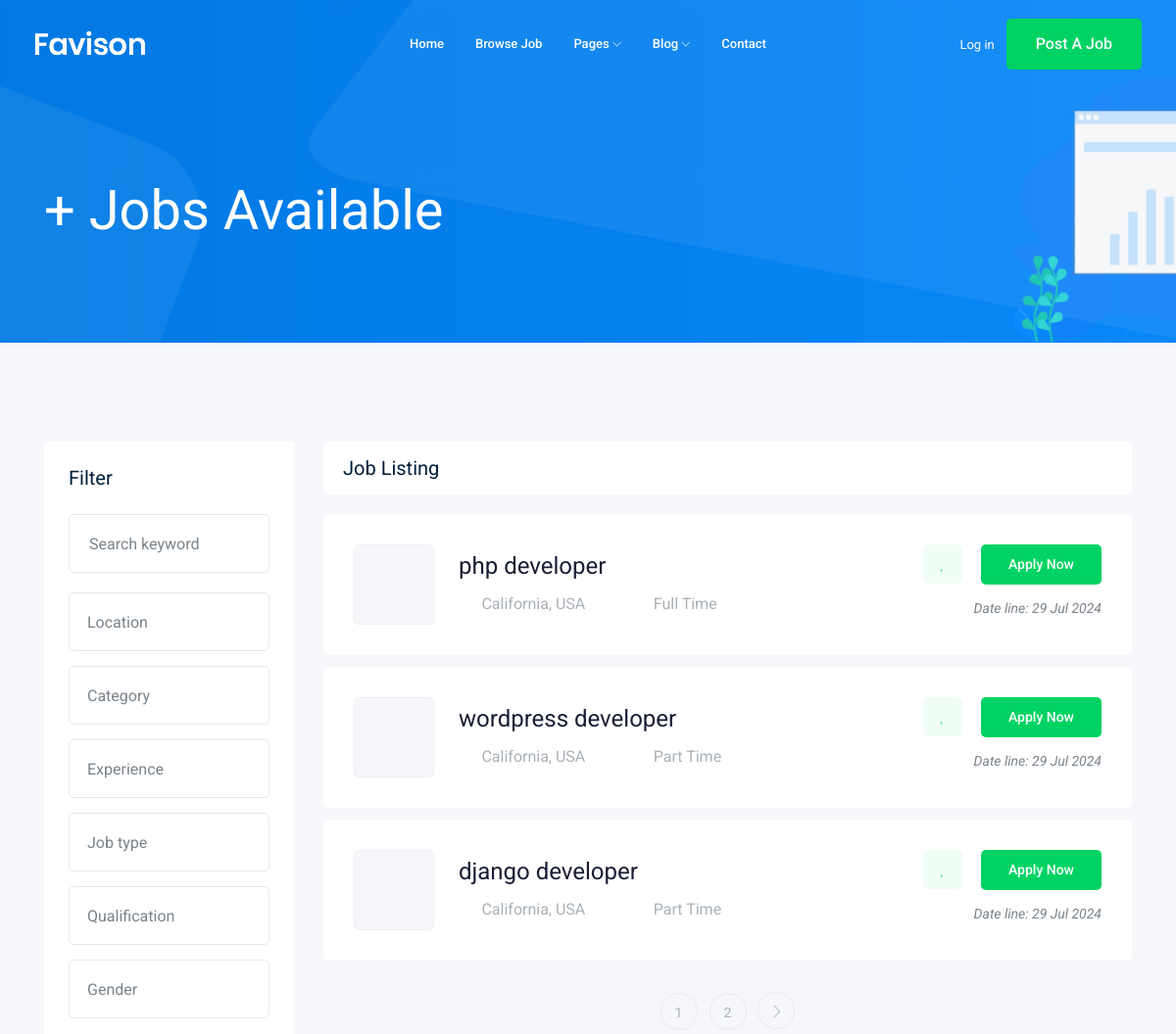
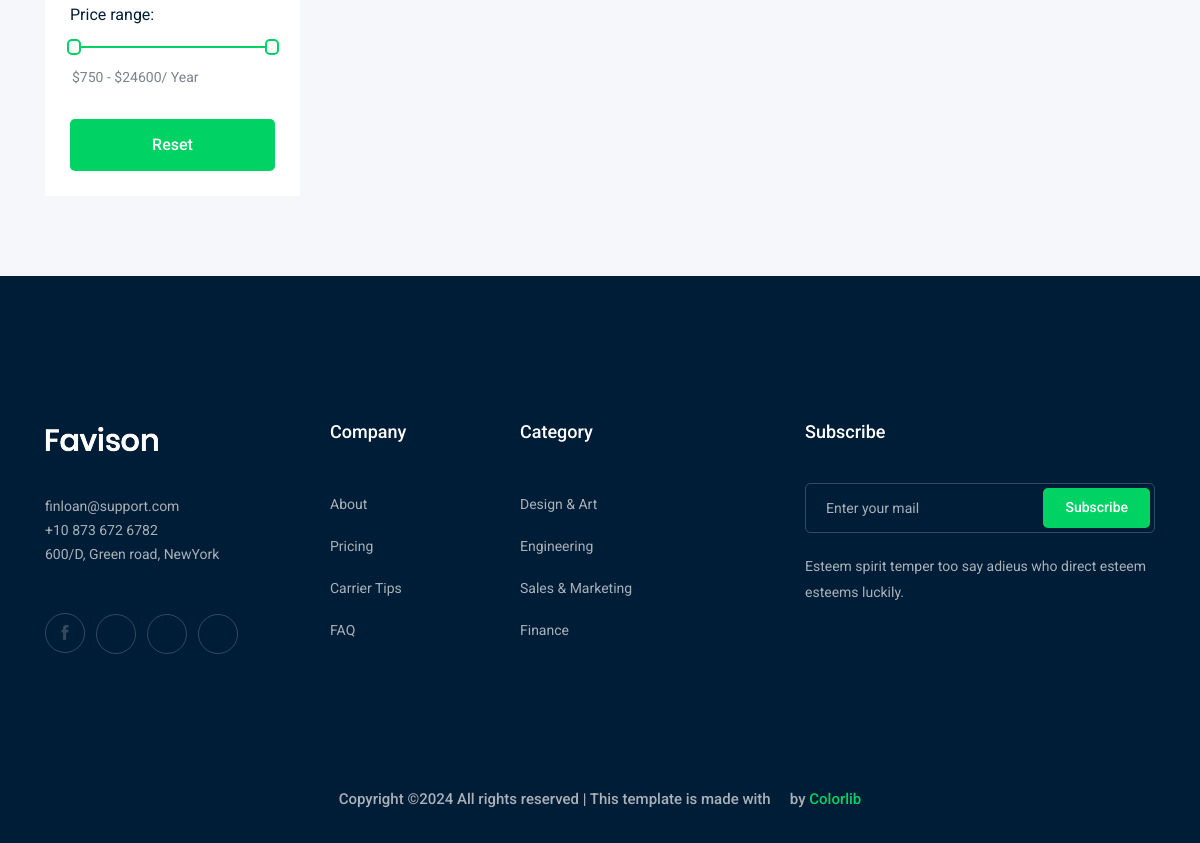
Screenshot of /jobs/ with the database file from the repository (2 pictures, top to bottom).
### job/models.py (models this page shows, shortened)
class Job(models.Model): #table
    title = models.CharField(max_length=100)
    job_tupe = models.CharField(max_length=50 , choices=JOB_TYPE)
    description = models.TextField(max_length=1000)
    published_at = models.DateTimeField(auto_now=True)
    Vacancy =models.IntegerField(default=1)
    salary =models.IntegerField(default=0)
    category = models.ForeignKey('Category',on_delete=models.CASCADE)
    experience =models.IntegerField(default=1)
    image=models.ImageField(upload_to=image_upload , null=True , blank=True)
    slug=models.SlugField(blank=True , null=True)
    def __str__(self):
        return self.title

### job/views.py (the view)
# urls.py: path('',views.job_list,name='job_list'),
def job_list(request):
    job_list = Job.objects.all()
    paginator = Paginator(job_list, 3)
    page_number = request.GET.get("page")
    page_obj = paginator.get_page(page_number)
    context = {'jobs' :page_obj}
    return render(request , 'job/job_list.html',context)

### job/templates/job/job_list.html (shortened to what this page needs)
{% extends "base.html" %}
{%block body%}
    <div class="bradcam_area bradcam_bg_1">
        <div class="container">
            <div class="row">
                <div class="col-xl-12">
                    <div class="bradcam_text">
                        <h3>{{jobs.count}}+ Jobs Available</h3>
                    </div>
                </div>
            </div>
        </div>
    </div>
    <div class="job_listing_area plus_padding">
        <div class="container">
            <div class="row">
                <div class="col-lg-3">
                    <div class="job_filter white-bg">
                        <div class="form_inner white-bg">
                            <h3>Filter</h3>
                            <form action="#">
                                <div class="row">
                                    <div class="col-lg-12">
                                        <div class="single_field">
                                            <input type="text" placeholder="Search keyword">
                                        </div>
                                    </div>
                                    <div class="col-lg-12">
                                    </div>
                                    <div class="col-lg-12">
                                    </div>
                                    <div class="col-lg-12">
                                    </div>
                                    <div class="col-lg-12">
                                    </div>
                                    <div class="col-lg-12">
                                    </div>
                                    <div class="col-lg-12">
                                    </div>
                                </div>
                            </form>
                        </div>
                        <div class="range_wrap">
                            <label for="amount">Price range:</label>
                            <div id="slider-range"></div>
                            <p>
                                <input type="text" id="amount" readonly style="border:0; color:#7A838B; font-size: 14px; font-weight:400;">
                            </p>
                        </div>
                        <div class="reset_btn">
                            <button  class="boxed-btn3 w-100" type="submit">Reset</button>
                        </div>
                    </div>
                </div>
                <div class="col-lg-9">
                    <div class="recent_joblist_wrap">
                        <div class="recent_joblist white-bg ">
                            <div class="row align-items-center">
                                <div class="col-md-6">
                                    <h4>Job Listing</h4>
                                </div>
                            </div>
                        </div>
                    </div>
                    <div class="job_lists m-0">
                        <div class="row">
                            {% for job in jobs %}
                            <div class="col-lg-12 col-md-12">
                                <div class="single_jobs white-bg d-flex justify-content-between">
                                    <div class="jobs_left d-flex align-items-center">
                                        <div class="thumb">
                                        </div>
                                        <div class="jobs_conetent">
                                            <a href="{% url 'jobs:job_detail' job.slug %}"><h4>{{job}}</h4></a>
                                            <div class="links_locat d-flex align-items-center">
                                                <div class="location">
                                                    <p> <i class="fa fa-map-marker"></i> California, USA</p>
                                                </div>
                                                <div class="location">
                                                    <p> <i class="fa fa-clock-o"></i>{{job.job_tupe}}</p>
                                                </div>
                                            </div>
                                        </div>
                                    </div>
                                    <div class="jobs_right">
                                        <div class="apply_now">
                                            <a class="heart_mark" href=""> <i class="fa fa-heart"></i> </a>
                                            <a href="{% url 'jobs:job_detail' job.slug %}" class="boxed-btn3">Apply Now</a>
                                        </div>
                                        <div class="date">
                                            <p>Date line: {{job.published_at|date:'d M o'}}</p>
                                        </div>
                                    </div>
                                </div>
                            </div>
                            {% endfor %}
                        </div>
                        {% if jobs.has_other_pages %}
                        <div class="row">
                            <div class="col-lg-12">
                                <div class="pagination_wrap">
                                    <ul>
                                        {% for i in jobs.paginator.page_range %}
                                        <li><a href="?page={{i}}"><span>{{i}}</span></a></li>
                                        {% endfor %}
                                        {% if jobs.has_next %}
                                            <li><a href="?page={{ jobs.next_page_number }}"> <i class="ti-angle-right"></i> </a></li>
                                        {% endif %}
                                    </ul>
                                </div>
                            </div>
                        </div>
                        {% endif %}
                    </div>
                </div>
            </div>
        </div>
    </div>
{% endblock body %}

### rows the page displays
Job: title "php developer", job_tupe "Full Time", published_at "29 Jul 2024"
Job: title "wordpress developer", job_tupe "Part Time", published_at "29 Jul 2024"
Job: title "django developer", job_tupe "Part Time", published_at "29 Jul 2024"

### other values shown
{{ i }} "1" "2"
